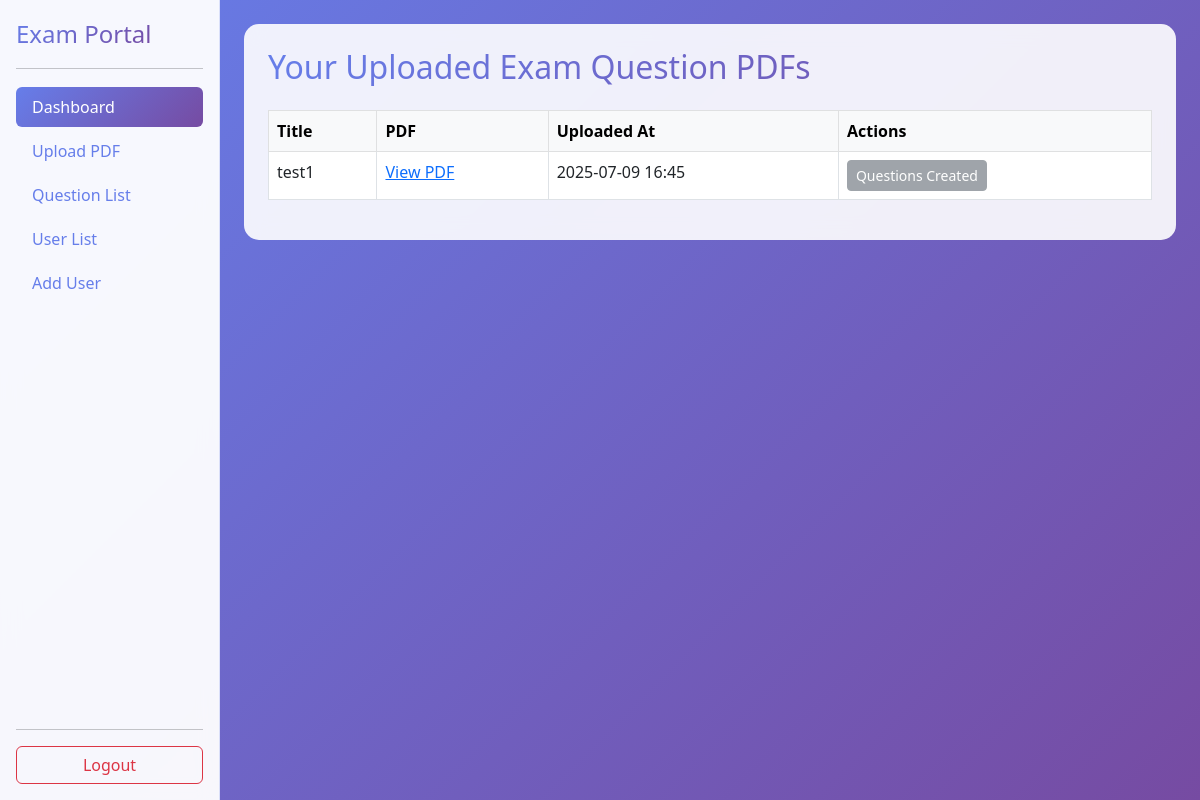
The page /dashboard/ (signed in) on the database its author committed.
### dashboard/models.py (models this page shows, shortened)
class ExamQuestionPDFs(models.Model):
    title = models.CharField(max_length=255)
    pdf = models.FileField(upload_to='exam_pdfs/')
    uploaded_by = models.ForeignKey(get_user_model(), on_delete=models.CASCADE)
    uploaded_at = models.DateTimeField(auto_now_add=True)

### dashboard/views.py (the view)
# urls.py: path('dashboard/', views.dashboard, name='dashboard'),
@admin_required
def dashboard(request):
    pdfs = ExamQuestionPDFs.objects.filter(uploaded_by=request.user)
    return render(request, 'dashboard/dashboard.html', {'pdfs': pdfs})

### dashboard/views.py (called while the page is built)
def admin_required(view_func):
    decorated_view_func = user_passes_test(lambda u: u.is_superuser)(view_func)
    return decorated_view_func

### dashboard/templates/dashboard/dashboard.html (shortened to what this page needs)
{% load static form_tags %}
<!DOCTYPE html>
<html lang="en">
<head>
    <link href="https://cdn.jsdelivr.net/npm/bootstrap@5.3.0/dist/css/bootstrap.min.css" rel="stylesheet">
</head>
<body>
<div class="d-flex">
    {% include 'dashboard/sidebar.html' %}
    <div class="container-fluid p-4">
        <div class="admin-content p-4">
            <h2 class="admin-header mb-4">Your Uploaded Exam Question PDFs</h2>
            {% if pdfs %}
            <table class="table table-bordered table-hover">
                <thead class="table-light">
                    <tr>
                        <th>Title</th>
                        <th>PDF</th>
                        <th>Uploaded At</th>
                        <th>Actions</th>
                    </tr>
                </thead>
                <tbody>
                    {% for pdf in pdfs %}
                    <tr>
                        <td>{{ pdf.title }}</td>
                        <td><a href="{{ pdf.pdf.url }}" target="_blank">View PDF</a></td>
                        <td>{{ pdf.uploaded_at|date:"Y-m-d H:i" }}</td>
                        <td>
                            {% if not pdf.questions.exists %}
                                <a href="{% url 'extract_questions' pdf.id %}" class="btn btn-admin text-white btn-sm">Create Questions</a>
                            {% else %}
                                <button class="btn btn-secondary btn-sm" disabled>Questions Created</button>
                            {% endif %}
                        </td>
                    </tr>
                    {% endfor %}
                </tbody>
            </table>
            {% else %}
                <div class="alert alert-info">No PDFs uploaded yet.</div>
            {% endif %}
        </div>
    </div>
</div>
</body>
</html>

### dashboard/templates/dashboard/dashboard.html (style rules this page uses)
body { background: linear-gradient(135deg, #667eea 0%, #764ba2 100%); min-height: 100vh; }
.admin-header { background: linear-gradient(135deg, #667eea 0%, #764ba2 100%); -webkit-background-clip: text; -webkit-text-fill-color: transparent; background-clip: text; }
.admin-content { background: rgba(255, 255, 255, 0.9); border-radius: 15px; backdrop-filter: blur(10px); }

### rows shown on the page
ExamQuestionPDFs: title "test1", uploaded_at "2025-07-09 16:45", shows "Questions Created"
